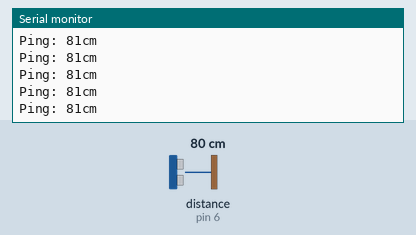
The sketch below on a simulated Arduino Uno, built with avr-gcc and run on an emulated ATmega328P. On the bench: the last lines printed to the serial monitor. The test bench sets the inputs (shaded band); at power-on: distance to the obstacle (sensor on pin 6) 80 cm. The echo pulse lasts 58.3 µs per cm.

Above: at 1.2 s.
1.3 s: distance to the obstacle (sensor on pin 6) set to 2 cm
At 1.37 s:
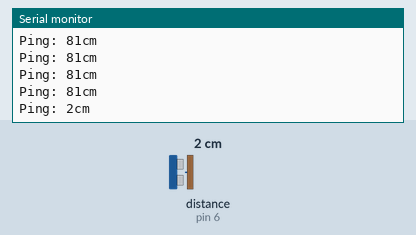
2.8 s: distance to the obstacle (sensor on pin 6) set to 4 cm
At 2.89 s:
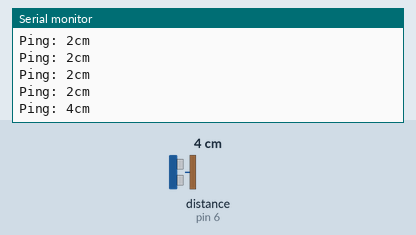
4.3 s: distance to the obstacle (sensor on pin 6) set to 250 cm
At 4.41 s:
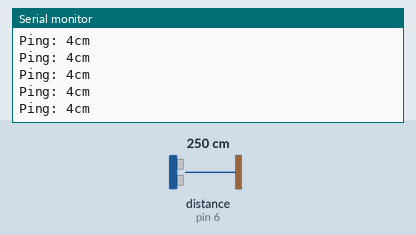
Timing chart, 0 to 7.3 s (numbered marks = the images above; inputs shaded):
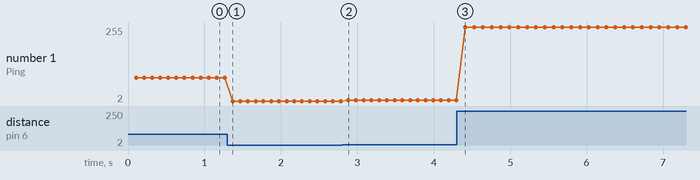

Measured:
- after the input at 1.3 s, the serial monitor: prints a new line after 0.07 s (image 1)
- after the input at 2.8 s, the serial monitor: prints a new line after 0.08 s (image 2)
- plotted number 1: 81 → 2 after the input at 1.3 s, 2 → 4 after the input at 2.8 s, 4 → 255 after the input at 4.3 s

The sketch:

Ultrasonic_tester.ino
```cpp
#include <NewPing.h>
#define Trigger_PIN 7
#define Echo_PIN 6
#define Max_Distance 3000

unsigned int microseconds;
unsigned int Distance;
NewPing sonar(Trigger_PIN, Echo_PIN, Max_Distance);
void setup() {
  Serial.begin(115200);


}

void loop() {
  delay(100);
  microseconds = sonar.ping();
  Serial.print("Ping: ");
  Distance = sonar.convert_cm(microseconds);
  if (Distance != 0) {
    Serial.print(Distance);
    Serial.println("cm");

  }
  else{
    Serial.println("Error, sensor reading zero value");
  }


}
```
